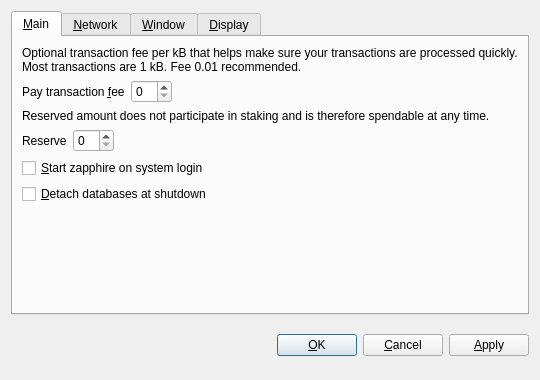
<?xml version="1.0" encoding="UTF-8"?>
<ui version="4.0">
 <class>OptionsDialog</class>
 <widget class="QDialog" name="OptionsDialog">
  <property name="geometry">
   <rect>
    <x>0</x>
    <y>0</y>
    <width>540</width>
    <height>380</height>
   </rect>
  </property>
  <property name="windowTitle">
   <string>Options</string>
  </property>
  <property name="modal">
   <bool>true</bool>
  </property>
  <layout class="QVBoxLayout" name="verticalLayout">
   <item>
    <widget class="QTabWidget" name="tabWidget">
     <property name="tabPosition">
      <enum>QTabWidget::North</enum>
     </property>
     <property name="currentIndex">
      <number>0</number>
     </property>
     <widget class="QWidget" name="tabMain">
      <attribute name="title">
       <string>&amp;Main</string>
      </attribute>
      <layout class="QVBoxLayout" name="verticalLayout_Main">
       <item>
        <widget class="QLabel" name="transactionFeeInfoLabel">
         <property name="text">
          <string>Optional transaction fee per kB that helps make sure your transactions are processed quickly. Most transactions are 1 kB. Fee 0.01 recommended.</string>
         </property>
         <property name="textFormat">
          <enum>Qt::PlainText</enum>
         </property>
         <property name="wordWrap">
          <bool>true</bool>
         </property>
        </widget>
       </item>
       <item>
        <layout class="QHBoxLayout" name="horizontalLayoutFee">
         <item>
          <widget class="QLabel" name="transactionFeeLabel">
           <property name="text">
            <string>Pay transaction &amp;fee</string>
           </property>
           <property name="textFormat">
            <enum>Qt::PlainText</enum>
           </property>
           <property name="buddy">
            <cstring>transactionFee</cstring>
           </property>
          </widget>
         </item>
         <item>
          <widget class="BitcoinAmountField" name="transactionFee"/>
         </item>
         <item>
          <spacer name="horizontalSpacerFee">
           <property name="orientation">
            <enum>Qt::Horizontal</enum>
           </property>
           <property name="sizeHint" stdset="0">
            <size>
             <width>40</width>
             <height>20</height>
            </size>
           </property>
          </spacer>
         </item>
        </layout>
       </item>
       <item>
        <widget class="QLabel" name="reserveBalanceInfoLabel">
         <property name="text">
          <string>Reserved amount does not participate in staking and is therefore spendable at any time.</string>
         </property>
         <property name="textFormat">
          <enum>Qt::PlainText</enum>
         </property>
         <property name="wordWrap">
          <bool>true</bool>
         </property>
        </widget>
       </item>
       <item>
        <layout class="QHBoxLayout" name="horizontalLayoutReserveBalance">
         <item>
          <widget class="QLabel" name="reserveBalanceLabel">
           <property name="text">
            <string>Reserve</string>
           </property>
           <property name="textFormat">
            <enum>Qt::PlainText</enum>
           </property>
           <property name="buddy">
            <cstring>reserveBalance</cstring>
           </property>
          </widget>
         </item>
         <item>
          <widget class="BitcoinAmountField" name="reserveBalance"/>
         </item>
         <item>
          <spacer name="horizontalSpacerReserveBalance">
           <property name="orientation">
            <enum>Qt::Horizontal</enum>
           </property>
           <property name="sizeHint" stdset="0">
            <size>
             <width>40</width>
             <height>20</height>
            </size>
           </property>
          </spacer>
         </item>
        </layout>
       </item>
       <item>
        <widget class="QCheckBox" name="bitcoinAtStartup">
         <property name="toolTip">
          <string>Automatically start zapphire after logging in to the system.</string>
         </property>
         <property name="text">
          <string>&amp;Start zapphire on system login</string>
         </property>
        </widget>
       </item>
       <item>
        <widget class="QCheckBox" name="detachDatabases">
         <property name="toolTip">
          <string>Detach block and address databases at shutdown. This means they can be moved to another data directory, but it slows down shutdown. The wallet is always detached.</string>
         </property>
         <property name="text">
          <string>&amp;Detach databases at shutdown</string>
         </property>
        </widget>
       </item>
       <item>
        <spacer name="verticalSpacer_Main">
         <property name="orientation">
          <enum>Qt::Vertical</enum>
         </property>
         <property name="sizeHint" stdset="0">
          <size>
           <width>20</width>
           <height>40</height>
          </size>
         </property>
        </spacer>
       </item>
      </layout>
     </widget>
     <widget class="QWidget" name="tabNetwork">
      <attribute name="title">
       <string>&amp;Network</string>
      </attribute>
      <layout class="QVBoxLayout" name="verticalLayout_Network">
       <item>
        <widget class="QCheckBox" name="mapPortUpnp">
         <property name="toolTip">
          <string>Automatically open the zapphire client port on the router. This only works when your router supports UPnP and it is enabled.</string>
         </property>
         <property name="text">
          <string>Map port using &amp;UPnP</string>
         </property>
        </widget>
       </item>
       <item>
        <widget class="QCheckBox" name="connectSocks">
         <property name="toolTip">
          <string>Connect to the zapphire network through a SOCKS proxy (e.g. when connecting through Tor).</string>
         </property>
         <property name="text">
          <string>&amp;Connect through SOCKS proxy:</string>
         </property>
        </widget>
       </item>
       <item>
        <layout class="QHBoxLayout" name="horizontalLayout_Network">
         <item>
          <widget class="QLabel" name="proxyIpLabel">
           <property name="text">
            <string>Proxy &amp;IP:</string>
           </property>
           <property name="textFormat">
            <enum>Qt::PlainText</enum>
           </property>
           <property name="buddy">
            <cstring>proxyIp</cstring>
           </property>
          </widget>
         </item>
         <item>
          <widget class="QValidatedLineEdit" name="proxyIp">
           <property name="maximumSize">
            <size>
             <width>140</width>
             <height>16777215</height>
            </size>
           </property>
           <property name="toolTip">
            <string>IP address of the proxy (e.g. 127.0.0.1)</string>
           </property>
          </widget>
         </item>
         <item>
          <widget class="QLabel" name="proxyPortLabel">
           <property name="text">
            <string>&amp;Port:</string>
           </property>
           <property name="textFormat">
            <enum>Qt::PlainText</enum>
           </property>
           <property name="buddy">
            <cstring>proxyPort</cstring>
           </property>
          </widget>
         </item>
         <item>
          <widget class="QLineEdit" name="proxyPort">
           <property name="maximumSize">
            <size>
             <width>55</width>
             <height>16777215</height>
            </size>
           </property>
           <property name="toolTip">
            <string>Port of the proxy (e.g. 9050)</string>
           </property>
          </widget>
         </item>
         <item>
          <widget class="QLabel" name="socksVersionLabel">
           <property name="text">
            <string>SOCKS &amp;Version:</string>
           </property>
           <property name="textFormat">
            <enum>Qt::PlainText</enum>
           </property>
           <property name="buddy">
            <cstring>socksVersion</cstring>
           </property>
          </widget>
         </item>
         <item>
          <widget class="QValueComboBox" name="socksVersion">
           <property name="toolTip">
            <string>SOCKS version of the proxy (e.g. 5)</string>
           </property>
          </widget>
         </item>
         <item>
          <spacer name="horizontalSpacer_Network">
           <property name="orientation">
            <enum>Qt::Horizontal</enum>
           </property>
           <property name="sizeHint" stdset="0">
            <size>
             <width>40</width>
             <height>20</height>
            </size>
           </property>
          </spacer>
         </item>
        </layout>
       </item>
       <item>
        <spacer name="verticalSpacer_Network">
         <property name="orientation">
          <enum>Qt::Vertical</enum>
         </property>
         <property name="sizeHint" stdset="0">
          <size>
           <width>20</width>
           <height>40</height>
          </size>
         </property>
        </spacer>
       </item>
      </layout>
     </widget>
     <widget class="QWidget" name="tabWindow">
      <attribute name="title">
       <string>&amp;Window</string>
      </attribute>
      <layout class="QVBoxLayout" name="verticalLayout_Window">
       <item>
        <widget class="QCheckBox" name="minimizeToTray">
         <property name="toolTip">
          <string>Show only a tray icon after minimizing the window.</string>
         </property>
         <property name="text">
          <string>&amp;Minimize to the tray instead of the taskbar</string>
         </property>
        </widget>
       </item>
       <item>
        <widget class="QCheckBox" name="minimizeOnClose">
         <property name="toolTip">
          <string>Minimize instead of exit the application when the window is closed. When this option is enabled, the application will be closed only after selecting Quit in the menu.</string>
         </property>
         <property name="text">
          <string>M&amp;inimize on close</string>
         </property>
        </widget>
       </item>
       <item>
        <spacer name="verticalSpacer_Window">
         <property name="orientation">
          <enum>Qt::Vertical</enum>
         </property>
         <property name="sizeHint" stdset="0">
          <size>
           <width>20</width>
           <height>40</height>
          </size>
         </property>
        </spacer>
       </item>
      </layout>
     </widget>
     <widget class="QWidget" name="tabDisplay">
      <attribute name="title">
       <string>&amp;Display</string>
      </attribute>
      <layout class="QVBoxLayout" name="verticalLayout_Display">
       <item>
        <layout class="QHBoxLayout" name="horizontalLayout_1_Display">
         <item>
          <widget class="QLabel" name="langLabel">
           <property name="text">
            <string>User Interface &amp;language:</string>
           </property>
           <property name="textFormat">
            <enum>Qt::PlainText</enum>
           </property>
           <property name="buddy">
            <cstring>lang</cstring>
           </property>
          </widget>
         </item>
         <item>
          <widget class="QValueComboBox" name="lang">
           <property name="toolTip">
            <string>The user interface language can be set here. This setting will take effect after restarting zapphire.</string>
           </property>
          </widget>
         </item>
        </layout>
       </item>
       <item>
        <layout class="QHBoxLayout" name="horizontalLayout_2_Display">
         <item>
          <widget class="QLabel" name="unitLabel">
           <property name="text">
            <string>&amp;Unit to show amounts in:</string>
           </property>
           <property name="textFormat">
            <enum>Qt::PlainText</enum>
           </property>
           <property name="buddy">
            <cstring>unit</cstring>
           </property>
          </widget>
         </item>
         <item>
          <widget class="QValueComboBox" name="unit">
           <property name="toolTip">
            <string>Choose the default subdivision unit to show in the interface and when sending coins.</string>
           </property>
          </widget>
         </item>
        </layout>
       </item>
       <item>
        <widget class="QCheckBox" name="displayAddresses">
         <property name="toolTip">
          <string>Whether to show zapphire addresses in the transaction list or not.</string>
         </property>
         <property name="text">
          <string>&amp;Display addresses in transaction list</string>
         </property>
        </widget>
       </item>
       <item>
        <widget class="QCheckBox" name="coinControlFeatures">
         <property name="toolTip">
          <string>Whether to show coin control features or not.</string>
         </property>
         <property name="text">
          <string>Display coin &amp;control features (experts only!)</string>
         </property>
        </widget>
       </item>
       <item>
        <spacer name="verticalSpacer_Display">
         <property name="orientation">
          <enum>Qt::Vertical</enum>
         </property>
         <property name="sizeHint" stdset="0">
          <size>
           <width>20</width>
           <height>40</height>
          </size>
         </property>
        </spacer>
       </item>
      </layout>
     </widget>
    </widget>
   </item>
   <item>
    <layout class="QHBoxLayout" name="horizontalLayout_Buttons">
     <item>
      <spacer name="horizontalSpacer_1">
       <property name="orientation">
        <enum>Qt::Horizontal</enum>
       </property>
       <property name="sizeHint" stdset="0">
        <size>
         <width>40</width>
         <height>48</height>
        </size>
       </property>
      </spacer>
     </item>
     <item>
      <widget class="QLabel" name="statusLabel">
       <property name="font">
        <font>
         <weight>75</weight>
         <bold>true</bold>
        </font>
       </property>
       <property name="text">
        <string/>
       </property>
       <property name="textFormat">
        <enum>Qt::PlainText</enum>
       </property>
       <property name="wordWrap">
        <bool>true</bool>
       </property>
      </widget>
     </item>
     <item>
      <spacer name="horizontalSpacer_2">
       <property name="orientation">
        <enum>Qt::Horizontal</enum>
       </property>
       <property name="sizeHint" stdset="0">
        <size>
         <width>40</width>
         <height>48</height>
        </size>
       </property>
      </spacer>
     </item>
     <item>
      <widget class="QPushButton" name="okButton">
       <property name="text">
        <string>&amp;OK</string>
       </property>
      </widget>
     </item>
     <item>
      <widget class="QPushButton" name="cancelButton">
       <property name="text">
        <string>&amp;Cancel</string>
       </property>
       <property name="autoDefault">
        <bool>false</bool>
       </property>
      </widget>
     </item>
     <item>
      <widget class="QPushButton" name="applyButton">
       <property name="text">
        <string>&amp;Apply</string>
       </property>
       <property name="autoDefault">
        <bool>false</bool>
       </property>
      </widget>
     </item>
    </layout>
   </item>
  </layout>
 </widget>
 <customwidgets>
  <customwidget>
   <class>BitcoinAmountField</class>
   <extends>QSpinBox</extends>
   <header>bitcoinamountfield.h</header>
  </customwidget>
  <customwidget>
   <class>QValueComboBox</class>
   <extends>QComboBox</extends>
   <header>qvaluecombobox.h</header>
  </customwidget>
  <customwidget>
   <class>QValidatedLineEdit</class>
   <extends>QLineEdit</extends>
   <header>qvalidatedlineedit.h</header>
  </customwidget>
 </customwidgets>
 <resources/>
 <connections/>
</ui>
